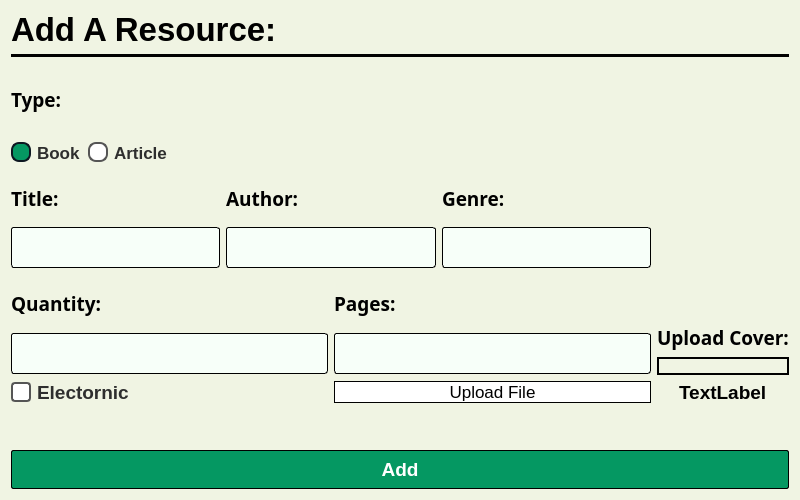
<?xml version="1.0" encoding="UTF-8"?>
<ui version="4.0">
 <class>Adding</class>
 <widget class="QWidget" name="Adding">
  <property name="geometry">
   <rect>
    <x>0</x>
    <y>0</y>
    <width>800</width>
    <height>500</height>
   </rect>
  </property>
  <property name="windowTitle">
   <string>Form</string>
  </property>
  <property name="styleSheet">
   <string notr="true">background-color: rgb(240, 244, 227);
color:black;</string>
  </property>
  <layout class="QVBoxLayout" name="verticalLayout_9">
   <item>
    <widget class="QLabel" name="label">
     <property name="maximumSize">
      <size>
       <width>16777215</width>
       <height>50</height>
      </size>
     </property>
     <property name="font">
      <font>
       <pointsize>25</pointsize>
       <bold>true</bold>
      </font>
     </property>
     <property name="text">
      <string>Add A Resource:</string>
     </property>
    </widget>
   </item>
   <item>
    <widget class="Line" name="line">
     <property name="styleSheet">
      <string notr="true">background-color:black;</string>
     </property>
     <property name="orientation">
      <enum>Qt::Orientation::Horizontal</enum>
     </property>
    </widget>
   </item>
   <item>
    <layout class="QHBoxLayout" name="horizontalLayout_5">
     <item>
      <layout class="QVBoxLayout" name="verticalLayout_8">
       <property name="spacing">
        <number>6</number>
       </property>
       <item>
        <layout class="QVBoxLayout" name="verticalLayout_7">
         <item>
          <widget class="QLabel" name="label_8">
           <property name="font">
            <font>
             <family>Montserrat</family>
             <pointsize>14</pointsize>
             <bold>true</bold>
            </font>
           </property>
           <property name="text">
            <string>Type:</string>
           </property>
          </widget>
         </item>
         <item>
          <layout class="QHBoxLayout" name="horizontalLayout">
           <item>
            <widget class="QRadioButton" name="radioButton">
             <property name="font">
              <font>
               <pointsize>13</pointsize>
               <bold>true</bold>
              </font>
             </property>
             <property name="cursor">
              <cursorShape>PointingHandCursor</cursorShape>
             </property>
             <property name="styleSheet">
              <string notr="true">
    QRadioButton {
        spacing: 6px;
        font-weight: bold;
        color: #2E2E2E;
    }

    QRadioButton::indicator {
        width: 16px;
        height: 16px;
        border-radius: 8px;
        border: 2px solid #555;
        background-color: white;
    }

    QRadioButton::indicator:checked {
        background-color: #059862;
        border: 2px solid #0D1721;
    }

    QRadioButton::indicator:hover {
        border: 2px solid #44AE6A;
    }
</string>
             </property>
             <property name="text">
              <string>Book</string>
             </property>
             <property name="checked">
              <bool>true</bool>
             </property>
            </widget>
           </item>
           <item>
            <widget class="QRadioButton" name="radioButton_2">
             <property name="font">
              <font>
               <pointsize>13</pointsize>
               <bold>true</bold>
              </font>
             </property>
             <property name="cursor">
              <cursorShape>PointingHandCursor</cursorShape>
             </property>
             <property name="styleSheet">
              <string notr="true">
    QRadioButton {
        spacing: 6px;
        font-weight: bold;
        color: #2E2E2E;
    }

    QRadioButton::indicator {
        width: 16px;
        height: 16px;
        border-radius: 8px;
        border: 2px solid #555;
        background-color: white;
    }

    QRadioButton::indicator:checked {
        background-color: #059862;
        border: 2px solid #0D1721;
    }

    QRadioButton::indicator:hover {
        border: 2px solid #44AE6A;
    }
</string>
             </property>
             <property name="text">
              <string>Article</string>
             </property>
            </widget>
           </item>
           <item>
            <spacer name="horizontalSpacer">
             <property name="orientation">
              <enum>Qt::Orientation::Horizontal</enum>
             </property>
             <property name="sizeHint" stdset="0">
              <size>
               <width>40</width>
               <height>20</height>
              </size>
             </property>
            </spacer>
           </item>
          </layout>
         </item>
        </layout>
       </item>
       <item>
        <layout class="QHBoxLayout" name="horizontalLayout_2">
         <item>
          <layout class="QVBoxLayout" name="verticalLayout">
           <property name="spacing">
            <number>0</number>
           </property>
           <item>
            <widget class="QLabel" name="label_2">
             <property name="font">
              <font>
               <family>Montserrat</family>
               <pointsize>14</pointsize>
               <bold>true</bold>
              </font>
             </property>
             <property name="text">
              <string>Title:</string>
             </property>
            </widget>
           </item>
           <item>
            <widget class="QLineEdit" name="TitleField">
             <property name="font">
              <font>
               <family>Montserrat</family>
               <pointsize>14</pointsize>
              </font>
             </property>
             <property name="styleSheet">
              <string notr="true">QLineEdit{
background-color: #f7fff9;
padding:5 5;
color: rgb(0, 0, 0);
selection-color: rgb(255, 255, 255);
border-radius:3px;
selection-background-color: #059862;
border:1px solid black;}
QLineEdit::focus{
border:1px solid #059862
}</string>
             </property>
            </widget>
           </item>
          </layout>
         </item>
         <item>
          <layout class="QVBoxLayout" name="verticalLayout_2">
           <property name="spacing">
            <number>0</number>
           </property>
           <item>
            <widget class="QLabel" name="label_3">
             <property name="font">
              <font>
               <family>Montserrat</family>
               <pointsize>14</pointsize>
               <bold>true</bold>
              </font>
             </property>
             <property name="text">
              <string>Author:</string>
             </property>
            </widget>
           </item>
           <item>
            <widget class="QLineEdit" name="AuthorField">
             <property name="font">
              <font>
               <family>Montserrat</family>
               <pointsize>14</pointsize>
              </font>
             </property>
             <property name="styleSheet">
              <string notr="true">QLineEdit{
background-color: #f7fff9;
padding:5 5;
color: rgb(0, 0, 0);
selection-color: rgb(255, 255, 255);
border-radius:3px;
selection-background-color: #059862;
border:1px solid black;}
QLineEdit::focus{
border:1px solid #059862
}</string>
             </property>
            </widget>
           </item>
          </layout>
         </item>
         <item>
          <layout class="QVBoxLayout" name="verticalLayout_3">
           <property name="spacing">
            <number>0</number>
           </property>
           <item>
            <widget class="QLabel" name="label_4">
             <property name="font">
              <font>
               <family>Montserrat</family>
               <pointsize>14</pointsize>
               <bold>true</bold>
              </font>
             </property>
             <property name="text">
              <string>Genre:</string>
             </property>
            </widget>
           </item>
           <item>
            <widget class="QLineEdit" name="GenreField">
             <property name="font">
              <font>
               <family>Montserrat</family>
               <pointsize>14</pointsize>
              </font>
             </property>
             <property name="styleSheet">
              <string notr="true">QLineEdit{
background-color: #f7fff9;
padding:5 5;
color: rgb(0, 0, 0);
selection-color: rgb(255, 255, 255);
border-radius:3px;
selection-background-color: #059862;
border:1px solid black;}
QLineEdit::focus{
border:1px solid #059862
}</string>
             </property>
            </widget>
           </item>
          </layout>
         </item>
        </layout>
       </item>
       <item>
        <layout class="QHBoxLayout" name="horizontalLayout_3">
         <item>
          <layout class="QVBoxLayout" name="verticalLayout_5">
           <property name="spacing">
            <number>0</number>
           </property>
           <item>
            <widget class="QLabel" name="label_6">
             <property name="font">
              <font>
               <family>Montserrat</family>
               <pointsize>14</pointsize>
               <bold>true</bold>
              </font>
             </property>
             <property name="text">
              <string>Quantity:</string>
             </property>
            </widget>
           </item>
           <item>
            <widget class="QLineEdit" name="QuantityField">
             <property name="font">
              <font>
               <family>Montserrat</family>
               <pointsize>14</pointsize>
              </font>
             </property>
             <property name="styleSheet">
              <string notr="true">QLineEdit{
background-color: #f7fff9;
padding:5 5;
color: rgb(0, 0, 0);
selection-color: rgb(255, 255, 255);
border-radius:3px;
selection-background-color: #059862;
border:1px solid black;}
QLineEdit::focus{
border:1px solid #059862
}</string>
             </property>
            </widget>
           </item>
          </layout>
         </item>
         <item>
          <layout class="QVBoxLayout" name="PagesLayout">
           <property name="spacing">
            <number>0</number>
           </property>
           <item>
            <widget class="QLabel" name="Pages">
             <property name="font">
              <font>
               <family>Montserrat</family>
               <pointsize>14</pointsize>
               <bold>true</bold>
              </font>
             </property>
             <property name="text">
              <string>Pages:</string>
             </property>
            </widget>
           </item>
           <item>
            <widget class="QLineEdit" name="PagesField">
             <property name="font">
              <font>
               <family>Montserrat</family>
               <pointsize>14</pointsize>
              </font>
             </property>
             <property name="styleSheet">
              <string notr="true">QLineEdit{
background-color: #f7fff9;
padding:5 5;
color: rgb(0, 0, 0);
selection-color: rgb(255, 255, 255);
border-radius:3px;
selection-background-color: #059862;
border:1px solid black;}
QLineEdit::focus{
border:1px solid #059862
}</string>
             </property>
            </widget>
           </item>
          </layout>
         </item>
        </layout>
       </item>
       <item>
        <layout class="QHBoxLayout" name="horizontalLayout_4">
         <item>
          <widget class="QCheckBox" name="checkBox">
           <property name="font">
            <font>
             <pointsize>14</pointsize>
             <bold>true</bold>
            </font>
           </property>
           <property name="cursor">
            <cursorShape>PointingHandCursor</cursorShape>
           </property>
           <property name="styleSheet">
            <string notr="true">QCheckBox {
    spacing: 6px;
    font-weight: bold;
    color: #2E2E2E;
}

QCheckBox::indicator {
    width: 16px;
    height: 16px;
    border-radius: 4px; /* Square-ish, but softened */
    border: 2px solid #555;
    background-color: white;
}

QCheckBox::indicator:checked {
    background-color: #059862;
    border: 2px solid #0D1721;
}

QCheckBox::indicator:hover {
    border: 2px solid #44AE6A;
}
</string>
           </property>
           <property name="text">
            <string>Electornic</string>
           </property>
          </widget>
         </item>
         <item>
          <widget class="QPushButton" name="UploadFileButton">
           <property name="font">
            <font>
             <pointsize>13</pointsize>
            </font>
           </property>
           <property name="cursor">
            <cursorShape>PointingHandCursor</cursorShape>
           </property>
           <property name="styleSheet">
            <string notr="true">
QPushButton{
background-color:white;
border:1px solid black;

}
QPushButton::hover{
	background-color: rgb(217, 217, 217);
}</string>
           </property>
           <property name="text">
            <string>Upload File</string>
           </property>
           <property name="icon">
            <iconset resource="Resc.qrc">
             <normaloff>:/Icons/upload-svgrepo-com.svg</normaloff>:/Icons/upload-svgrepo-com.svg</iconset>
           </property>
           <property name="iconSize">
            <size>
             <width>25</width>
             <height>25</height>
            </size>
           </property>
          </widget>
         </item>
        </layout>
       </item>
      </layout>
     </item>
     <item>
      <layout class="QVBoxLayout" name="verticalLayout_6">
       <item>
        <spacer name="verticalSpacer_3">
         <property name="orientation">
          <enum>Qt::Orientation::Vertical</enum>
         </property>
         <property name="sizeHint" stdset="0">
          <size>
           <width>20</width>
           <height>40</height>
          </size>
         </property>
        </spacer>
       </item>
       <item alignment="Qt::AlignmentFlag::AlignVCenter">
        <widget class="QLabel" name="label_7">
         <property name="font">
          <font>
           <family>Montserrat</family>
           <pointsize>14</pointsize>
           <bold>true</bold>
          </font>
         </property>
         <property name="styleSheet">
          <string notr="true"/>
         </property>
         <property name="text">
          <string>Upload Cover:</string>
         </property>
        </widget>
       </item>
       <item>
        <widget class="QPushButton" name="UploadCoverButton">
         <property name="cursor">
          <cursorShape>PointingHandCursor</cursorShape>
         </property>
         <property name="styleSheet">
          <string notr="true">
QPushButton{
background-color:rgba(255, 255, 255, 0);
border: 2px solid black;
border-radius:15px;
}

QPushButton::hover{
	
	background-color:#D9EEE1;

}</string>
         </property>
         <property name="text">
          <string/>
         </property>
         <property name="icon">
          <iconset resource="Resc.qrc">
           <normaloff>:/Icons/upload-svgrepo-com.svg</normaloff>:/Icons/upload-svgrepo-com.svg</iconset>
         </property>
         <property name="iconSize">
          <size>
           <width>170</width>
           <height>170</height>
          </size>
         </property>
        </widget>
       </item>
       <item alignment="Qt::AlignmentFlag::AlignHCenter">
        <widget class="QLabel" name="Filename">
         <property name="font">
          <font>
           <pointsize>14</pointsize>
           <bold>true</bold>
          </font>
         </property>
         <property name="text">
          <string>TextLabel</string>
         </property>
        </widget>
       </item>
      </layout>
     </item>
    </layout>
   </item>
   <item>
    <spacer name="verticalSpacer">
     <property name="orientation">
      <enum>Qt::Orientation::Vertical</enum>
     </property>
     <property name="sizeType">
      <enum>QSizePolicy::Policy::Preferred</enum>
     </property>
     <property name="sizeHint" stdset="0">
      <size>
       <width>20</width>
       <height>40</height>
      </size>
     </property>
    </spacer>
   </item>
   <item>
    <widget class="QPushButton" name="pushButton_3">
     <property name="font">
      <font>
       <pointsize>14</pointsize>
       <bold>true</bold>
      </font>
     </property>
     <property name="cursor">
      <cursorShape>PointingHandCursor</cursorShape>
     </property>
     <property name="styleSheet">
      <string notr="true">QPushButton{
background-color:#059862;
color:white;
border:1px solid black;
border-radius:2px;
padding:7px 5px;
}
QPushButton::hover{

background-color:#04AA6D;
}</string>
     </property>
     <property name="text">
      <string>Add</string>
     </property>
    </widget>
   </item>
  </layout>
 </widget>
 <resources>
  <include location="Resc.qrc"/>
 </resources>
 <connections/>
</ui>
